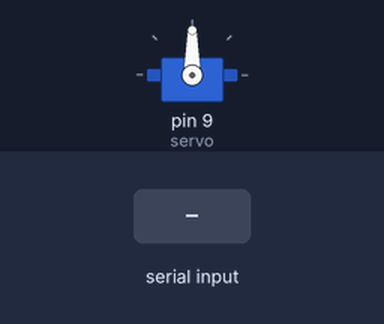
Simulated run of this sketch. Board: Arduino Uno, built with avr-gcc and run on an emulated ATmega328P. Shown: servo. The test bench sets the inputs (shaded band).

Above: at 1.2 s.
1.3 s: "30,150\n" received over Serial
At 3.5 s:
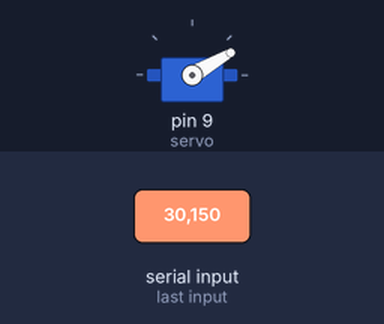
3.8 s: "0\n" received over Serial
At 5.5 s:
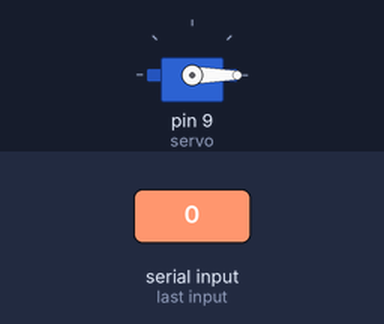
6.2 s: "200\n" received over Serial
At 8.4 s:
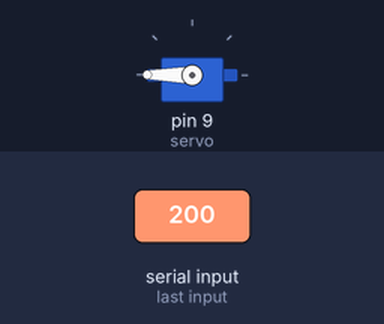
8.7 s: "90,45\n" received over Serial
At 10.5 s:
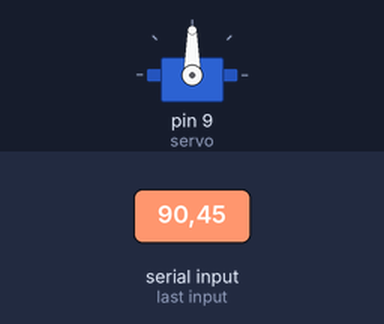
Timing chart, 0 to 12.0 s (numbered marks = the images above; inputs shaded):
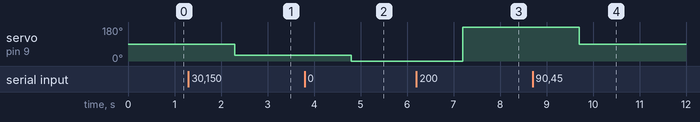

Measured:
- after the input at 1.3 s, servo on pin 9 (servo): 90° → 30° after 1.0 s
- after the input at 3.8 s, servo on pin 9 (servo): 30° → 0° after 1.0 s
- after the input at 6.2 s, servo on pin 9 (servo): 0° → 180° after 1.0 s
- after the input at 8.7 s, servo on pin 9 (servo): 180° → 90° after 1.0 s

The sketch:

Servo1.ino
```cpp
#include <Servo.h>

Servo s;
int servo = 9;
int sw = 90;
String cmd;

void setup() {
  // put your setup code here, to run once:
  Serial.begin(115200);
  s.attach(servo);
}

void loop() {
  // put your main code here, to run repeatedly:
  while (Serial.available()==0) {

  }
  sw = Serial.readStringUntil("\r").toInt();
  s.write(sw);
  delay(50);
}
```
